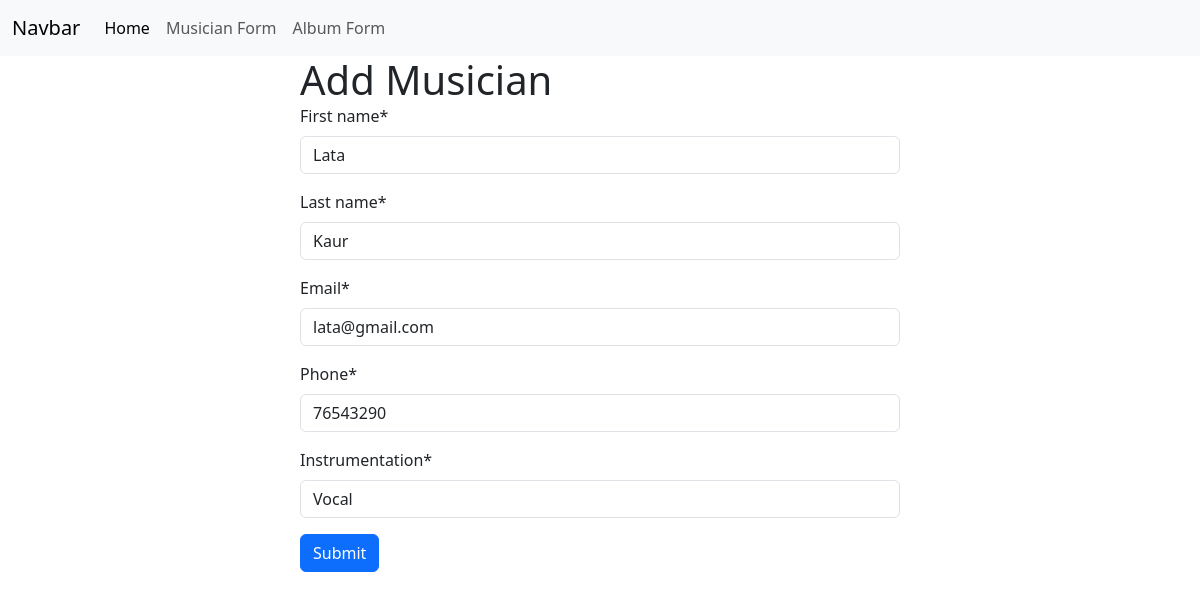
Screenshot of /musician/edit_musician/3 with the database file from the repository.
### musician/models.py (models this page shows, shortened)
class Musician(models.Model):
    first_name = models.CharField(max_length=50)
    last_name = models.CharField(max_length=50)
    email=models.EmailField()
    phone=models.CharField(max_length=12)
    instrumentation = models.CharField(max_length=100)

### musician/views.py (the view)
# urls.py: path('edit_musician/<int:id>',views.edit_musician,name='edit_musician'),
def edit_musician(request,id):
    musician=models.Musician.objects.get(pk=id)
    musician_form = forms.MusicianForm(instance=musician)
    if request.method == 'POST':
        musician_form = forms.MusicianForm(request.POST,instance=musician)
        if musician_form.is_valid():
            musician_form.save()
            return redirect('home')
    return render(request, 'add_musician.html', {'form' : musician_form,'musician_id': musician.id})

### musician/forms.py
class MusicianForm(forms.ModelForm):
    class Meta:
        model=Musician
        fields='__all__'

### musician/templates/add_musician.html (shortened to what this page needs)
{%extends 'base.html'%}
{%load crispy_forms_tags%}
{%block content%}
<h1 style="width:50%; margin:auto">Add Musician</h1>
<form style="width:50%;margin:auto" method="post">
 {{form | crispy}}
 <button class="btn btn-primary">Submit</button>
</form>
{%endblock%}

### rows the page displays
Musician: first_name "Lata", last_name "Kaur", email "lata@gmail.com", phone "76543290", instrumentation "Vocal"
